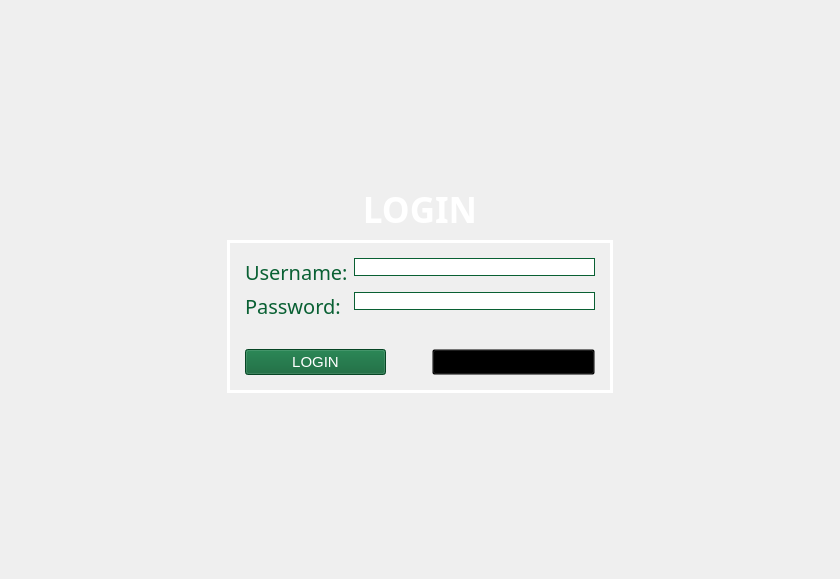
<?xml version="1.0" encoding="UTF-8"?>
<ui version="4.0">
 <class>MainWindow</class>
 <widget class="QMainWindow" name="MainWindow">
  <property name="geometry">
   <rect>
    <x>0</x>
    <y>0</y>
    <width>840</width>
    <height>579</height>
   </rect>
  </property>
  <property name="windowTitle">
   <string>MainWindow</string>
  </property>
  <widget class="QWidget" name="centralwidget">
   <property name="styleSheet">
    <string notr="true">.QLineEdit{
border: 1px solid #096033;
}

.QLabel{
font-family: DM Sans;
font-size: 20px;
}

#centralwidget{
background-image:url(:/Images/images/background_blurred_10_16.png);
background-repeat:no-repeat;
background-position:center;

height:700px;
width:100%;
}

#widget_2{
border: 3px solid white;
}

#label{
color: white;
font-family: DM Sans;
font-weight: bold;
font-size: 35px;
}

#label_2,#label_3{
color: #096033
}

#forgotpass_btn{
background-color: rgba(0,0,0,0);
font-size: 15px;
}

#login_btn{
background-color: #096033;
color: white;
font-size: 15px;
}



</string>
   </property>
   <layout class="QHBoxLayout" name="horizontalLayout">
    <item>
     <spacer name="horizontalSpacer">
      <property name="orientation">
       <enum>Qt::Horizontal</enum>
      </property>
      <property name="sizeType">
       <enum>QSizePolicy::MinimumExpanding</enum>
      </property>
      <property name="sizeHint" stdset="0">
       <size>
        <width>200</width>
        <height>20</height>
       </size>
      </property>
     </spacer>
    </item>
    <item>
     <widget class="QWidget" name="widget" native="true">
      <layout class="QVBoxLayout" name="verticalLayout">
       <item>
        <spacer name="verticalSpacer">
         <property name="orientation">
          <enum>Qt::Vertical</enum>
         </property>
         <property name="sizeType">
          <enum>QSizePolicy::Fixed</enum>
         </property>
         <property name="sizeHint" stdset="0">
          <size>
           <width>20</width>
           <height>150</height>
          </size>
         </property>
        </spacer>
       </item>
       <item>
        <spacer name="verticalSpacer_3">
         <property name="orientation">
          <enum>Qt::Vertical</enum>
         </property>
         <property name="sizeHint" stdset="0">
          <size>
           <width>20</width>
           <height>40</height>
          </size>
         </property>
        </spacer>
       </item>
       <item>
        <widget class="QLabel" name="label">
         <property name="sizePolicy">
          <sizepolicy hsizetype="Preferred" vsizetype="Minimum">
           <horstretch>0</horstretch>
           <verstretch>0</verstretch>
          </sizepolicy>
         </property>
         <property name="text">
          <string>LOGIN</string>
         </property>
         <property name="alignment">
          <set>Qt::AlignCenter</set>
         </property>
        </widget>
       </item>
       <item>
        <widget class="QWidget" name="widget_2" native="true">
         <layout class="QVBoxLayout" name="verticalLayout_2">
          <item>
           <widget class="QWidget" name="widget_3" native="true">
            <layout class="QGridLayout" name="gridLayout">
             <item row="2" column="0">
              <spacer name="horizontalSpacer_4">
               <property name="orientation">
                <enum>Qt::Horizontal</enum>
               </property>
               <property name="sizeType">
                <enum>QSizePolicy::Fixed</enum>
               </property>
               <property name="sizeHint" stdset="0">
                <size>
                 <width>350</width>
                 <height>5</height>
                </size>
               </property>
              </spacer>
             </item>
             <item row="1" column="0">
              <layout class="QFormLayout" name="formLayout">
               <item row="1" column="0">
                <widget class="QLabel" name="label_2">
                 <property name="text">
                  <string>Username:</string>
                 </property>
                </widget>
               </item>
               <item row="2" column="0">
                <widget class="QLabel" name="label_3">
                 <property name="text">
                  <string>Password:</string>
                 </property>
                </widget>
               </item>
               <item row="1" column="1">
                <widget class="QLineEdit" name="userLE"/>
               </item>
               <item row="2" column="1">
                <widget class="QLineEdit" name="passwordLE"/>
               </item>
              </layout>
             </item>
            </layout>
           </widget>
          </item>
          <item>
           <widget class="QWidget" name="widget_4" native="true">
            <layout class="QHBoxLayout" name="horizontalLayout_2">
             <item>
              <widget class="QPushButton" name="login_btn">
               <property name="text">
                <string>LOGIN</string>
               </property>
               <property name="checkable">
                <bool>false</bool>
               </property>
              </widget>
             </item>
             <item>
              <spacer name="horizontalSpacer_3">
               <property name="orientation">
                <enum>Qt::Horizontal</enum>
               </property>
               <property name="sizeType">
                <enum>QSizePolicy::Fixed</enum>
               </property>
               <property name="sizeHint" stdset="0">
                <size>
                 <width>40</width>
                 <height>20</height>
                </size>
               </property>
              </spacer>
             </item>
             <item>
              <widget class="QPushButton" name="forgotpass_btn">
               <property name="font">
                <font>
                 <pointsize>-1</pointsize>
                 <underline>true</underline>
                </font>
               </property>
               <property name="text">
                <string>FORGOT PASSWORD</string>
               </property>
              </widget>
             </item>
            </layout>
           </widget>
          </item>
         </layout>
        </widget>
       </item>
       <item>
        <spacer name="verticalSpacer_4">
         <property name="orientation">
          <enum>Qt::Vertical</enum>
         </property>
         <property name="sizeHint" stdset="0">
          <size>
           <width>20</width>
           <height>40</height>
          </size>
         </property>
        </spacer>
       </item>
       <item>
        <spacer name="verticalSpacer_2">
         <property name="orientation">
          <enum>Qt::Vertical</enum>
         </property>
         <property name="sizeType">
          <enum>QSizePolicy::Fixed</enum>
         </property>
         <property name="sizeHint" stdset="0">
          <size>
           <width>20</width>
           <height>150</height>
          </size>
         </property>
        </spacer>
       </item>
      </layout>
     </widget>
    </item>
    <item>
     <spacer name="horizontalSpacer_2">
      <property name="orientation">
       <enum>Qt::Horizontal</enum>
      </property>
      <property name="sizeType">
       <enum>QSizePolicy::MinimumExpanding</enum>
      </property>
      <property name="sizeHint" stdset="0">
       <size>
        <width>200</width>
        <height>20</height>
       </size>
      </property>
     </spacer>
    </item>
   </layout>
  </widget>
 </widget>
 <resources>
  <include location="../assets/All_In_Resource.qrc"/>
  <include location="../assets/All_In_Resource.qrc"/>
 </resources>
 <connections/>
</ui>
